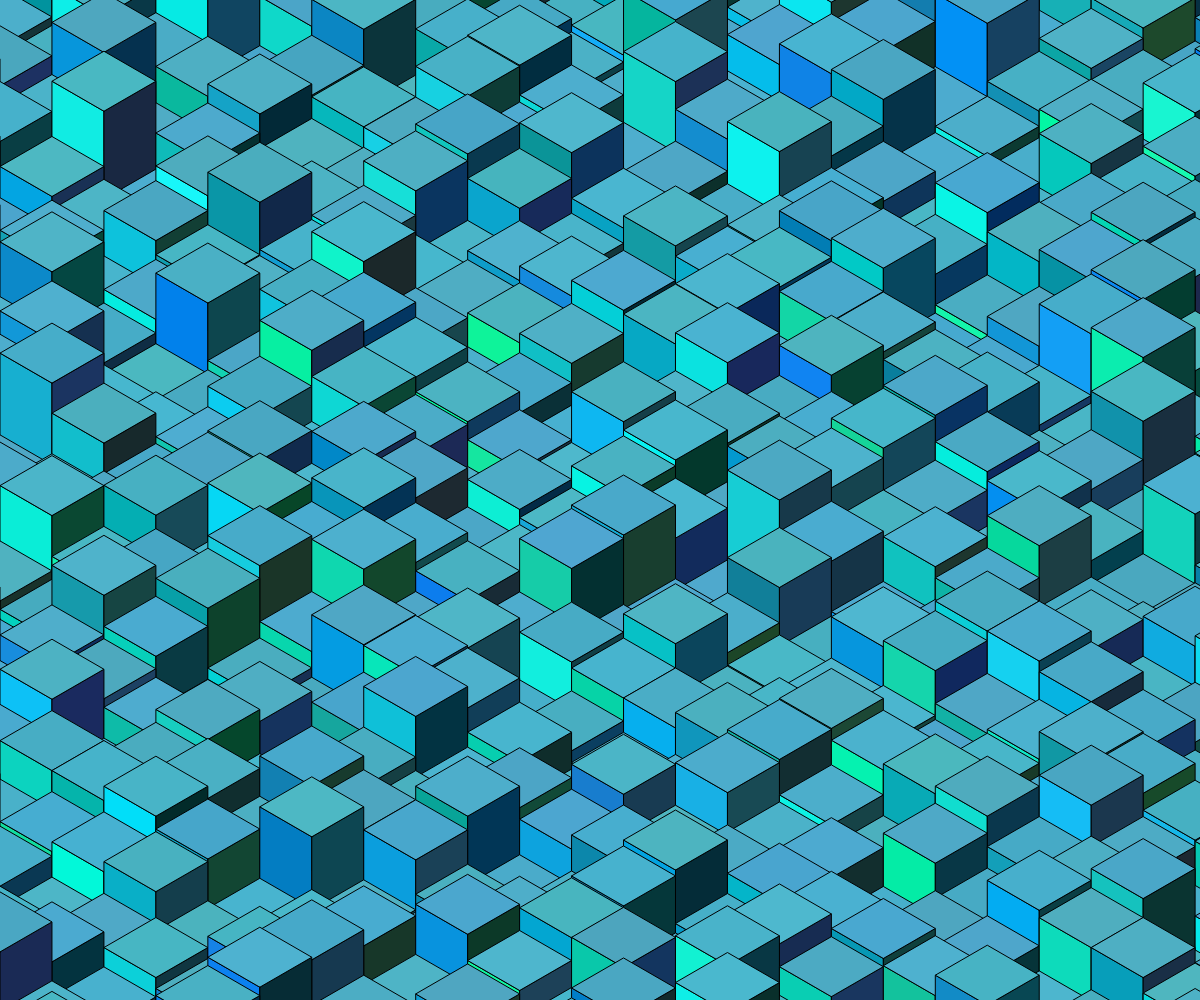
Frame 1 (no input)
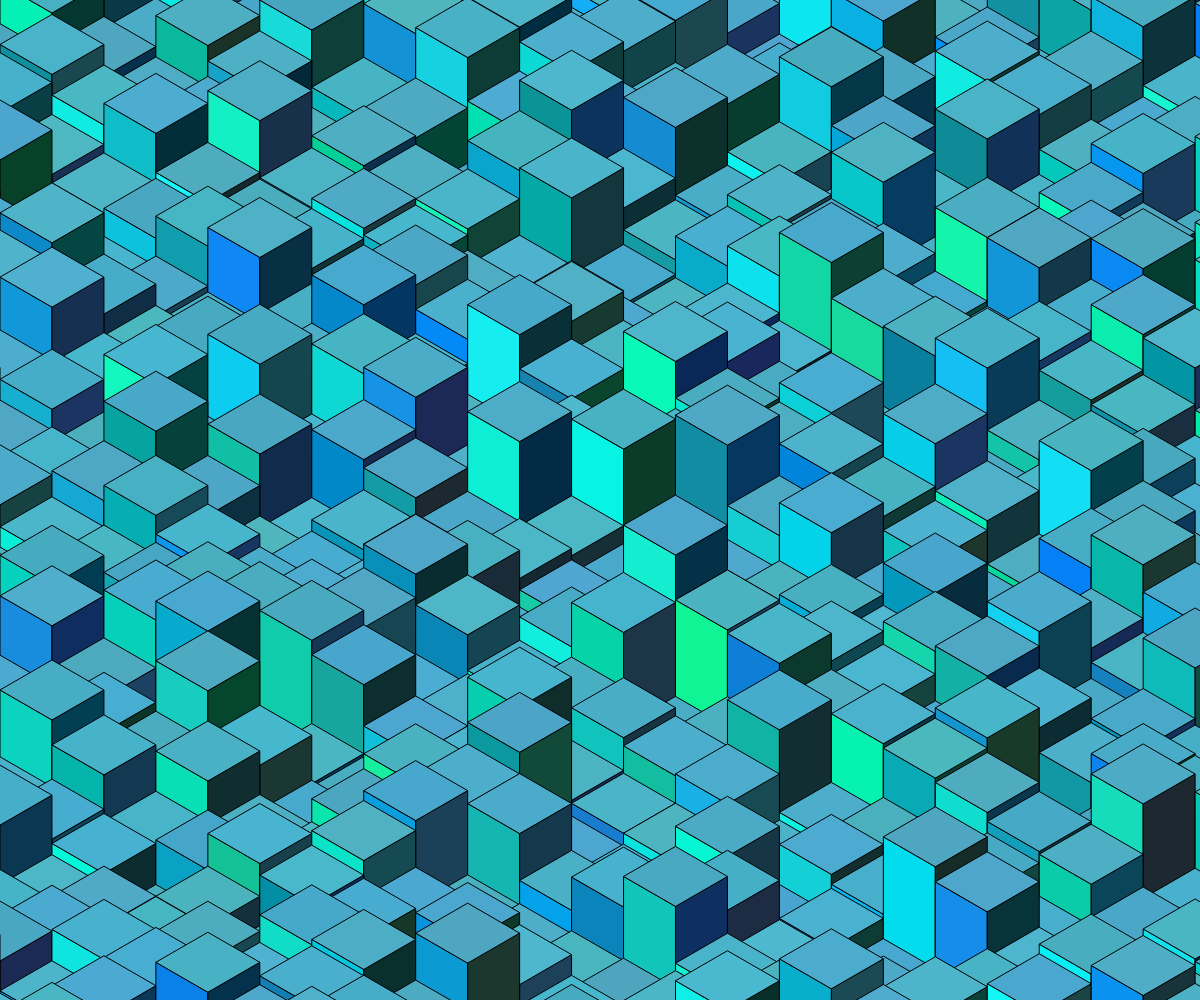
Frame 60 (no input)
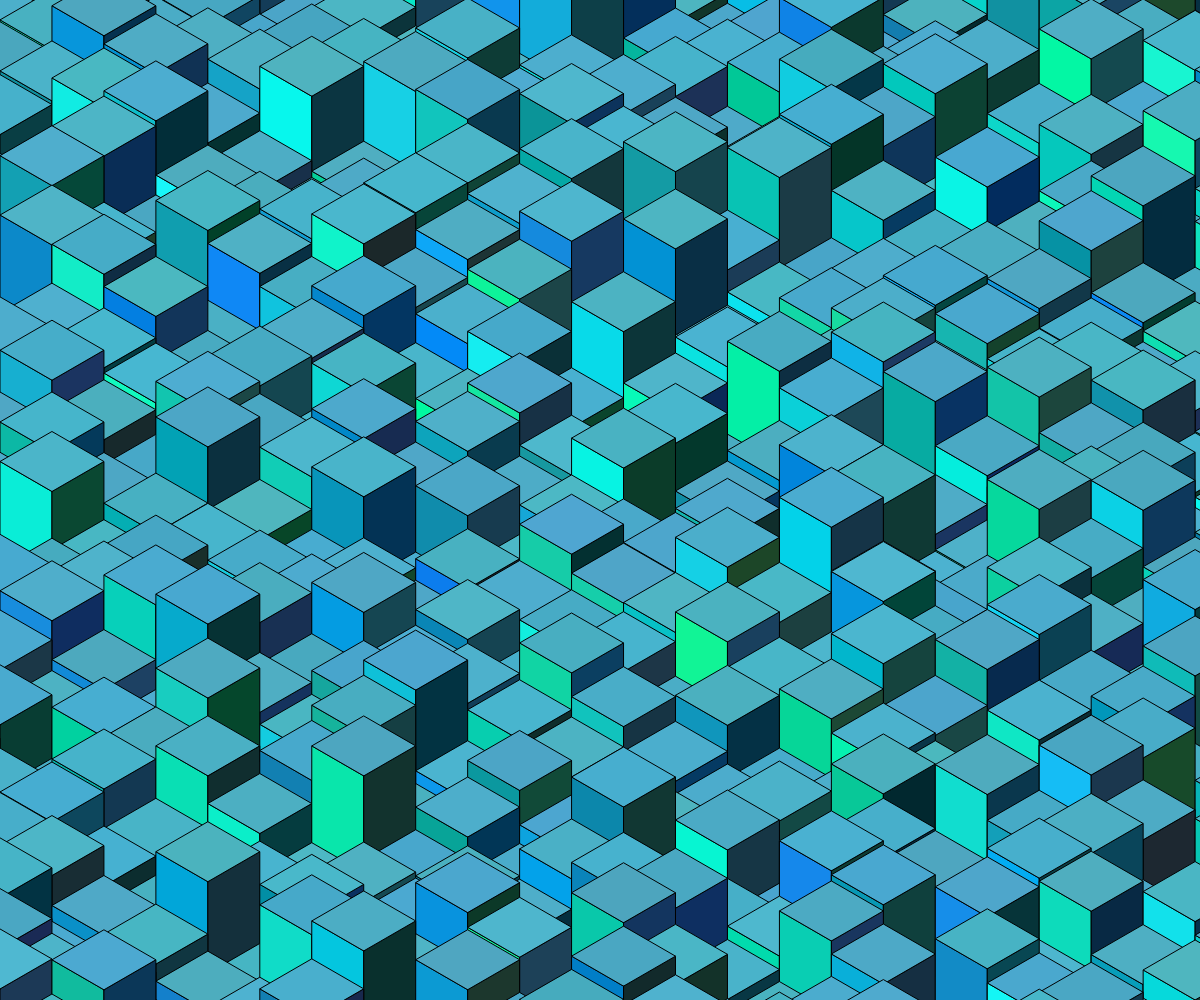
Frame 120 (the mouse pressed at the canvas centre since frame 60)

The p5.js sketch that drew these frames (run headless with seeded random() and noise() and a simulated clock; from frame 60 on, the mouse is pressed at the canvas centre):

// p5.js sketch
// ── sketch.js
let cubeWidth = 60;

class IsometricCube {
	constructor(x, y, width, height, leftColor, rightColor, topColor, movingSpeed=0.01) {
		this.x = x;
		this.y = y;
		this.width = width;
		this.height = height;
		this.leftColor = leftColor;
		this.rightColor = rightColor;
		this.topColor = topColor;
		this.progress = 0;
		this.currentHeight = this.height;
		this.moving = false;
		this.movingSpeed = movingSpeed;
		this.moved = true;

		this.moveHeight = 0;
	}
	
	show() {

		// left face
		fill(this.leftColor);
		let newLeftX = this.x - (this.width * Math.cos(Math.PI/6));
		let newLeftY = this.y - (this.width * Math.sin(Math.PI/6));
		beginShape();
		vertex(this.x, this.y);
		vertex(newLeftX, newLeftY);
		vertex(newLeftX, newLeftY-this.currentHeight);
		vertex(this.x, (newLeftY-this.currentHeight) + (this.y-newLeftY));
		endShape(CLOSE);

		// right face
		fill(this.rightColor);
		let newRightX = this.x + (this.width * Math.cos(Math.PI/6));
		let newRightY = this.y - (this.width * Math.sin(Math.PI/6));
		beginShape();
		vertex(this.x, this.y);
		vertex(newRightX, newRightY);
		vertex(newRightX, newRightY-this.currentHeight);
		vertex(this.x, (newRightY-this.currentHeight) + (this.y-newRightY));
		endShape(CLOSE);

		// top face
		fill(this.topColor);
		beginShape();
		vertex(this.x, this.y-this.currentHeight);
		vertex(newLeftX, newLeftY-this.currentHeight); //out to the left
		vertex(this.x, (newLeftY-this.currentHeight) - (this.y-newRightY));
		vertex(newRightX, newRightY-this.currentHeight);
		endShape(CLOSE);
	}

	move(moveHeight=this.moveHeight, movingSpeed=this.movingSpeed) {
		this.movingSpeed = movingSpeed;
		this.moveHeight = moveHeight;

		let progressTimesPi = this.progress * Math.PI - Math.PI/2;
		progressTimesPi = (Math.sin(progressTimesPi) + 1)/2;
		this.currentHeight = lerp(this.height, this.moveHeight, progressTimesPi);

		if (!this.moved && this.progress <= 1) {
			this.progress += this.movingSpeed;
		} else {
			this.moved = true;
			this.height = this.currentHeight;
			this.progress = 0;
		}
	}

	getMovedStatus() {
		return (this.moved);
	}
	setMovedStatus(moved) {
		this.moved = moved;
	}
}

let x = [];
let pixelGrid = [];
let posXDiff = cubeWidth * Math.cos(Math.PI/6) * 2;
let posYDiff = cubeWidth * Math.sin(Math.PI/6);

function setup() {
	createCanvas(windowWidth, windowHeight);
	background(255);

	
	//create grid of cubes
	
	for (let x = 0; x < width+(cubeWidth*2); x += posXDiff) {
		let tempYList = [];
		let xi = Math.round(x/posXDiff);

		for (let y = 0; y < height+(cubeWidth*4); y += posYDiff) {
			let yi = Math.round(y/posYDiff);
			if (yi%2 == 0) {
				var thingy = posXDiff/2;
			} else {
				thingy = 0;
			}
			/// color
			let r = Math.floor(random(1, 25));
			let g = Math.floor(random(125, 250));
			let b = Math.floor(random(150, 250));
			let color1 = "rgb(" + r + "," + g + "," + b + ")";
			/// color
			let r2 = Math.floor(random(1, 30));
			let g2 = Math.floor(random(40,75));
			let b2 = Math.floor(random(40,100));
			let color2 = "rgb(" + r2 + "," + g2 + "," + b2 + ")";
			/// color
			let r3 = Math.floor(random(70, 80));
			let g3 = Math.floor(random(165, 185));
			let b3 = Math.floor(random(190, 210));
			let color3 = "rgb(" + r3 + "," + g3 + "," + b3 + ")";


			tempYList.push(new IsometricCube(x-thingy, y, cubeWidth, random(10, 100), color1, color2, color3));
		}
		pixelGrid.push(tempYList);
	}
}

function draw() {
	background(255);
	stroke('rgb(0, 0, 0)');
	fill('rgb(100, 200, 50)')
	strokeWeight(1);
	for (let y = 0; y < height+(cubeWidth*4); y += posYDiff) {
		let yi = Math.round(y/posYDiff);
		for (let x = 0; x < width+(cubeWidth*2); x += posXDiff) {
			let xi = Math.round(x/posXDiff);
			if (pixelGrid[xi][yi].getMovedStatus()) {
				pixelGrid[xi][yi].setMovedStatus(false);
				pixelGrid[xi][yi].move(random(10, 130), random(15, 50)/1000);
			} else {
				pixelGrid[xi][yi].move();
			}
			pixelGrid[xi][yi].show();
		}
	}
}
